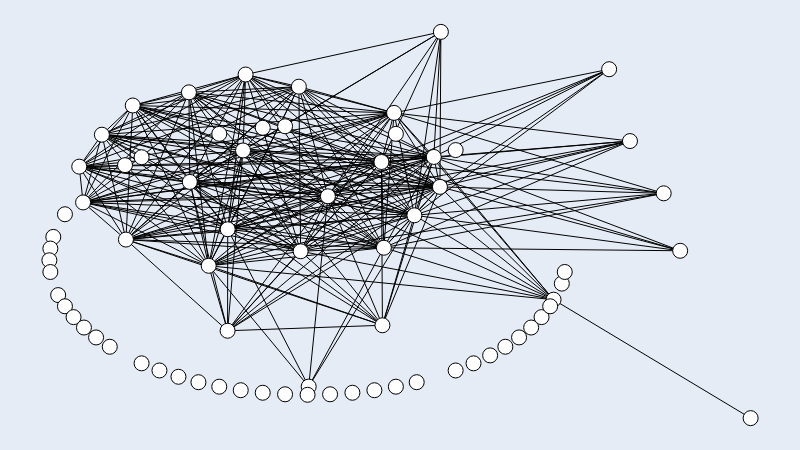

Here is the notebook cell this chart was saved with:
### Code cell
# Rede one-mode (linguagens a partir dos repos)
onemode_repos_g = fm.load('data/repos_langs_onemode.gml')

# Visualization
onemode_repos_g.set_all_nodes('size', (15))
onemode_repos_g.set_all_nodes('labpos', 'hover')

for n in onemode_repos_g.nodes:
    onemode_repos_g.nodes[n]['label'] = n

onemode_repos_g.move('kamada_kawai')
onemode_repos_g.draw()

### Figure 1 — Plotly figure (JSON) as saved in the notebook; plotly's stock layout.template omitted (floating-point values rounded to 4 significant figures; data arrays with more than 128 entries replaced by an {"elided": "..."} marker saying what was removed)
{"data": [{"hoverinfo": "none", "line": {"color": "rgb(0, 0, 0)", "dash": "solid", "width": 1}, "mode": "lines", "type": "scatter", "x": {"elided": "786 float values"}, "y": {"elided": "786 float values"}}, {"hoverinfo": "text", "marker": {"color": "rgb(255, 255, 255)", "line": {"color": "rgb(0, 0, 0)", "width": 1}, "size": 15, "symbol": "circle"}, "mode": "markers", "text": ["Jupyter Notebook", "Python", "JavaScript", "C++", "Shell", "MATLAB", "HTML", "Java", "CSS", "Dockerfile", "TypeScript", "Inno Setup", "Batchfile", "PowerShell", "Groovy", "Makefile", "Ruby", "Objective-C", "Objective-C++", "Clojure", "Perl 6", "PHP", "Visual Basic", "Perl", "C", "Go", "F#", "CoffeeScript", "Rust", "C#", "R", "Roff", "ShaderLab", "Swift", "Lua", "HLSL", "Hack", "LLVM", "Assembly", "CMake", "Cuda", "OCaml", "Awk", "M4", "TeX", "Emacs Lisp", "Smalltalk", "Pawn", "Cool", "Vim script", "Fortran", "Mathematica", "M", "SuperCollider", "Common Lisp", "AppleScript", "Mercury", "Pascal", "Forth", "RenderScript", "DTrace", "Logos", "Smarty", "V", "Vue", "PLpgSQL", "TSQL", "ASP", "XSLT", "Kotlin", "Prolog", "FreeMarker"], "textfont": {"color": "rgb(0, 0, 0)"}, "textposition": "middle center", "type": "scatter", "x": [0.8995, 0.557, 0.5482, 0.3583, 0.4735, 0.876, 0.5205, 0.719, 0.4915, 0.477, 0.828, 0.5794, 0.2543, 0.7982, 0.4941, 0.3972, 0.5583, 0.3558, 0.199, 0.3361, 0.3043, 0.2798, 0.2423, 0.2761, 0.2272, 0.1189, 0.1315, 0.1079, 0.07488, 0.04259, 0.1092, 0.2003, 0.02221, 0.04806, 0.005596, 0.001402, 0, 0.001401, 0.3698, 0.01254, 0.0222, 0.03449, 0.04932, 0.06658, 0.08614, 0.2541, 0.1315, 0.157, 0.1841, 0.2126, 0.2422, 0.2729, 0.3043, 0.3361, 0.3682, 0.4003, 0.4321, 0.4635, 0.4941, 0.5238, 0.4749, 0.5794, 0.6048, 0.6285, 0.6502, 0.6698, 0.687, 0.7019, 0.7142, 1, 0.7308, 0.7349], "y": [0.4333, 0.5987, 0.6762, 0.4319, 0.6631, 0.582, 0.5251, 0.3067, 0.7903, 0.4412, 0.7173, 0.694, 0.489, 0.9033, 0.736, 0.5743, 1, 0.8581, 0.8435, 0.7556, 0.7517, 0.8896, 0.736, 0.693, 0.3944, 0.8094, 0.6755, 0.655, 0.7338, 0.6511, 0.4623, 0.6116, 0.5278, 0.5585, 0.4692, 0.4391, 0.4087, 0.3783, 0.08168, 0.3186, 0.2896, 0.2615, 0.2345, 0.2089, 0.1848, 0.2262, 0.1419, 0.1234, 0.107, 0.09301, 0.08138, 0.07224, 0.06566, 0.0617, 0.06037, 0.0617, 0.06567, 0.07225, 0.08139, 0.09302, 0.2404, 0.1234, 0.1419, 0.1624, 0.1848, 0.2089, 0.2346, 0.2615, 0.2896, 0, 0.3483, 0.3784]}, {"hoverinfo": "none", "mode": "text", "text": {"elided": "262 null values"}, "textfont": {"color": "rgb(0, 0, 0)"}, "textposition": "middle center", "type": "scatter", "x": {"elided": "262 float values"}, "y": {"elided": "262 float values"}}, {"hoverinfo": "none", "marker": {"color": "rgba(255, 255, 255, 0.0)", "line": {"color": "rgba(255, 255, 255, 0.0)", "width": 0}, "size": 0, "symbol": "circle"}, "mode": "markers", "type": "scatter", "x": [0.5, 0, 1, 0.5], "y": [0, 0.5, 0.5, 1]}], "layout": {"height": 450, "margin": {"b": 0, "l": 0, "r": 0, "t": 0}, "showlegend": false, "width": 800, "xaxis": {"showgrid": false, "showticklabels": false, "zeroline": false}, "yaxis": {"showgrid": false, "showticklabels": false, "zeroline": false}}}
